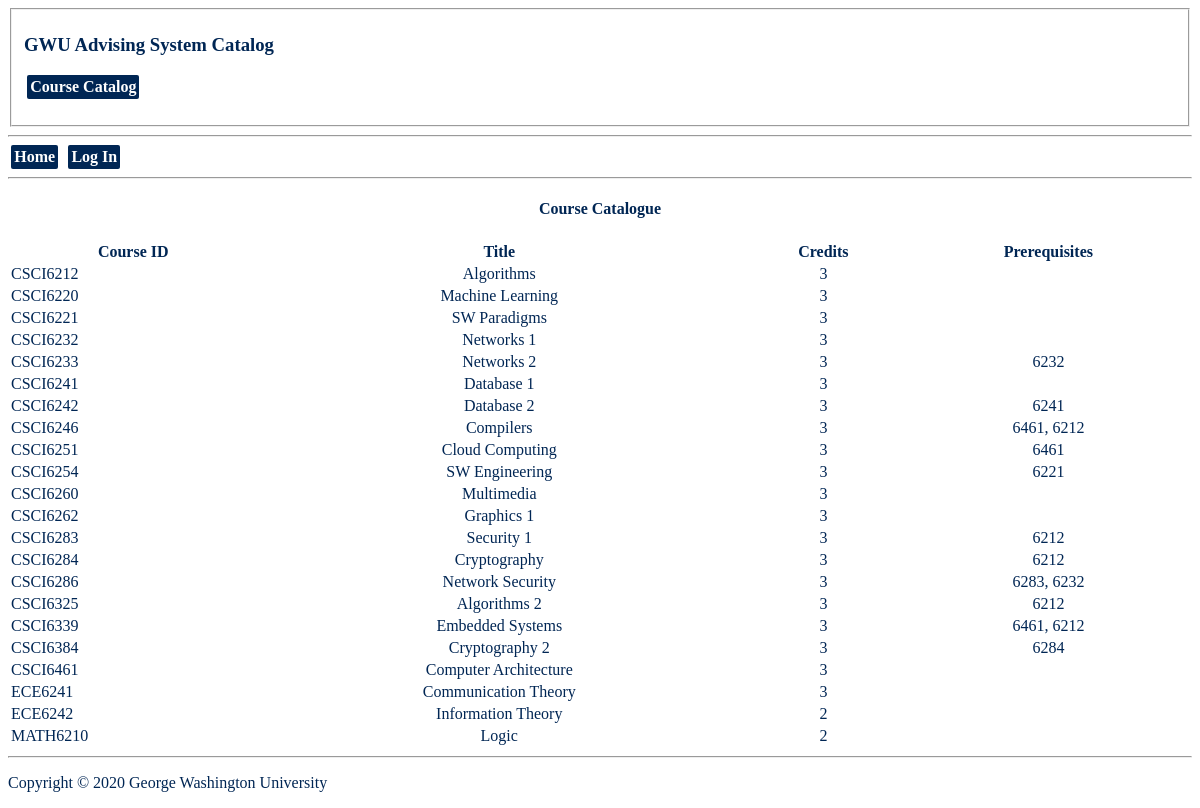
Screenshot of /catalog.php with the database file from the repository.
### tables this page shows
CREATE TABLE course (
 courseid      varchar(8),
 title         varchar(30),
 credits       int,
 prereqone     int,
 prereqtwo     int,
 primary key (courseid)
);

### catalog.php (the view, shortened to what this page needs)
<?php
	require_once('header.php');
  require_once('navmenu.php');
 	$dbc = mysqli_connect(DB_HOST, DB_USER, DB_PASSWORD, DB_NAME);
 	$query = "select * from course";
  $result= mysqli_query($dbc, $query);
  echo '<center><h4>Course Catalogue</h4></center><div>';
  if ($result->num_rows > 0)
    {
    echo '<table style="width:100%">';
    echo '<tr><th>Course ID</th><th>Title</th><th>Credits</th><th>Prerequisites</th></tr>';
    while($row = $result->fetch_assoc())
      {
        echo "<tr><td>" . $row["courseid"]. "</center></td><td><center>" . $row["title"]. "</center></td><td><center>" . $row["credits"]. "</center></td>";
        if(isset($row["prereqone"])){
          echo "<td><center>". $row["prereqone"];
          if(isset($row["prereqtwo"])){
            echo ", ". $row["prereqtwo"];
          }
        }else{
          echo "<td>";
        }
        echo '</center></td></tr>';
      }
      echo '</table></div>';
  }
  else
  {
    echo "0 results";
  }
  require_once('footer.php');
?>

### style.css (style rules this page uses)
body { background-color: white; color: #002654; }
h1,h2,h3,h4,p { color: #002654; }

### rows the page displays
course: courseid "CSCI6212", title "Algorithms", credits "3"
course: courseid "CSCI6220", title "Machine Learning", credits "3"
course: courseid "CSCI6221", title "SW Paradigms", credits "3"
course: courseid "CSCI6232", title "Networks 1", credits "3"
course: courseid "CSCI6233", title "Networks 2", credits "3", prereqone "6232"
course: courseid "CSCI6241", title "Database 1", credits "3"
course: courseid "CSCI6242", title "Database 2", credits "3", prereqone "6241"
course: courseid "CSCI6246", title "Compilers", credits "3", prereqone "6461", prereqtwo "6212"
course: courseid "CSCI6251", title "Cloud Computing", credits "3", prereqone "6461"
course: courseid "CSCI6254", title "SW Engineering", credits "3", prereqone "6221"
course: courseid "CSCI6260", title "Multimedia", credits "3"
course: courseid "CSCI6262", title "Graphics 1", credits "3"
course: courseid "CSCI6283", title "Security 1", credits "3", prereqone "6212"
course: courseid "CSCI6284", title "Cryptography", credits "3", prereqone "6212"
course: courseid "CSCI6286", title "Network Security", credits "3", prereqone "6283", prereqtwo "6232"
course: courseid "CSCI6325", title "Algorithms 2", credits "3", prereqone "6212"
course: courseid "CSCI6339", title "Embedded Systems", credits "3", prereqone "6461", prereqtwo "6212"
course: courseid "CSCI6384", title "Cryptography 2", credits "3", prereqone "6284"
course: courseid "CSCI6461", title "Computer Architecture", credits "3"
course: courseid "ECE6241", title "Communication Theory", credits "3"
course: courseid "ECE6242", title "Information Theory", credits "2"
course: courseid "MATH6210", title "Logic", credits "2"

### other values shown
$page_title "GWU Advising System Catalog"
